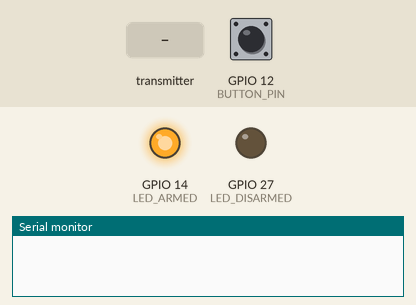
Recording of a sketch running on a simulated ESP32. Parts: output pins drawn as LEDs (lit = HIGH), the last lines printed to the serial monitor. The test bench sets the inputs (shaded band); at power-on: GPIO 12 (BUTTON_PIN) HIGH. USB keyboard and mouse output is not drawn.

Above: at 1.2 s.
1.3 s: GPIO 12 (BUTTON_PIN) pulled LOW for 0.15 s
At 2.5 s:
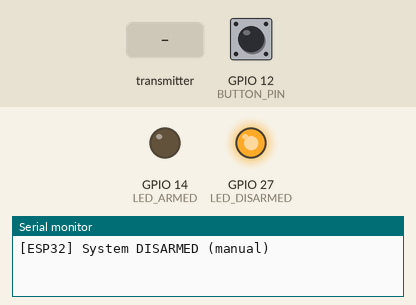
2.9 s: the transmitter starts sending msg = trigger
4.4 s: GPIO 12 (BUTTON_PIN) pulled LOW for 1 s
At 5.5 s:
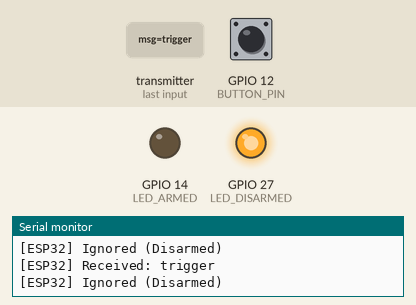
Timing chart, 0 to 7.4 s (numbered marks = the images above; inputs shaded):
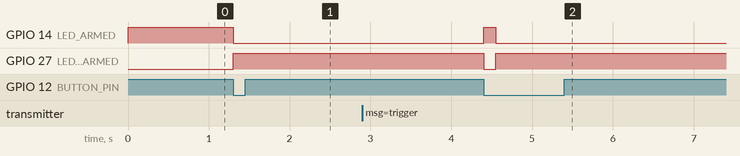

The sketch:

ESP32_Receiver.ino
```cpp
/*
 * Auto Desktop Switch - ESP32 Receiver (BLE Keyboard)
 *
 * Receives a "trigger" message from the ESP8266 over ESP-NOW and, if armed,
 * sends Win + Ctrl + Left Arrow over Bluetooth to switch virtual desktops.
 * Auto-disarms after one successful switch. A button toggles arm/disarm.
 */

#include <WiFi.h>
#include <esp_now.h>
#include <BleKeyboard.h>
#include "config.h"

BleKeyboard bleKeyboard(BLE_NAME, BLE_MANUFACTURER, BLE_BATTERY);

bool armed = true;
bool lastButtonState = HIGH;

void onReceiveESPNow(const uint8_t *mac, const uint8_t *incomingData, int len) {
  struct_message message;
  memcpy(&message, incomingData, sizeof(message));

  Serial.print("[ESP32] Received: ");
  Serial.println(message.msg);

  if (strcmp(message.msg, "trigger") == 0 && armed) {
    if (bleKeyboard.isConnected()) {
      Serial.println("[ESP32] Sending desktop switch...");
      bleKeyboard.press(KEY_LEFT_GUI);
      bleKeyboard.press(KEY_LEFT_CTRL);
      bleKeyboard.press(KEY_LEFT_ARROW);
      delay(100);
      bleKeyboard.releaseAll();

      // Auto-disarm after switch
      armed = false;
      updateLEDs();
      Serial.println("[ESP32] Auto-disarmed after trigger");
    } else {
      Serial.println("[ESP32] BLE not connected");
    }
  } else {
    Serial.println("[ESP32] Ignored (Disarmed)");
  }
}

void setup() {
  Serial.begin(115200);
  WiFi.mode(WIFI_STA);
  WiFi.disconnect();

  pinMode(BUTTON_PIN, INPUT_PULLUP);
  pinMode(LED_ARMED, OUTPUT);
  pinMode(LED_DISARMED, OUTPUT);

  bleKeyboard.begin();

  if (esp_now_init() != ESP_OK) {
    Serial.println("ESP-NOW init failed");
    return;
  }

  esp_now_register_recv_cb(onReceiveESPNow);

  esp_now_peer_info_t peerInfo = {};
  memcpy(peerInfo.peer_addr, esp8266Address, 6);
  peerInfo.channel = 0;
  peerInfo.encrypt = false;
  esp_now_add_peer(&peerInfo);

  updateLEDs();
}

void updateLEDs() {
  digitalWrite(LED_ARMED, armed ? HIGH : LOW);
  digitalWrite(LED_DISARMED, armed ? LOW : HIGH);
}

void loop() {
  bool buttonState = digitalRead(BUTTON_PIN);

  // Toggle arm/disarm on button press
  if (lastButtonState == HIGH && buttonState == LOW) {
    armed = !armed;
    updateLEDs();
    Serial.print("[ESP32] System ");
    Serial.println(armed ? "ARMED (manual)" : "DISARMED (manual)");
    delay(300); // Debounce
  }

  lastButtonState = buttonState;
  delay(10);
}
```

config.h
```cpp
#ifndef CONFIG_H
#define CONFIG_H

// ---------- Pins ----------
#define BUTTON_PIN   12   // Arm/Disarm toggle button (to GND)
#define LED_ARMED    14   // Green LED (optional)
#define LED_DISARMED 27   // Red LED (optional)

// ---------- Sender (ESP8266) MAC address ----------
// Replace with the MAC address of YOUR ESP8266
uint8_t esp8266Address[] = { 0x08, 0xF9, 0xE0, 0x70, 0xFE, 0x35 };

// ---------- BLE keyboard identity ----------
#define BLE_NAME         "SpyDevice"
#define BLE_MANUFACTURER "SecretOps Inc"
#define BLE_BATTERY      100

// ---------- ESP-NOW message ----------
typedef struct struct_message {
  char msg[32];
} struct_message;

#endif
```

Measured:
- after the input at 1.3 s, GPIO 14 (LED_ARMED): HIGH → LOW at once; GPIO 27 (LED_DISARMED): LOW → HIGH at once
- after the input at 4.4 s, GPIO 14 (LED_ARMED): LOW → HIGH at once, → LOW 0.15 s later; GPIO 27 (LED_DISARMED): HIGH → LOW at once, → HIGH 0.15 s later
